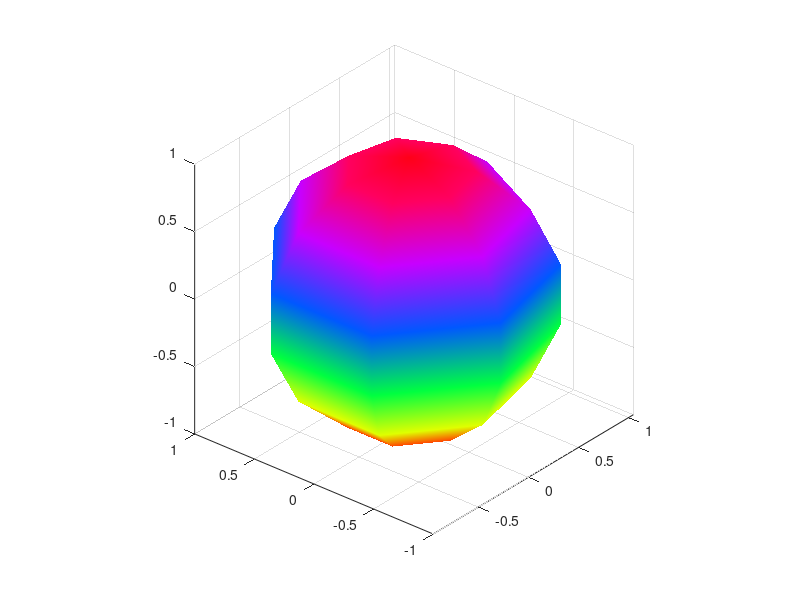

This figure's MATLAB source:
k = 3;
n = 2^k-1
[x,y,z] = sphere(n);
% c = hadamard(2^k);

figure

grid off
colormap hsv

surf(x,y,z,'FaceColor','interp',...
   'EdgeColor','none',...
   'FaceLighting','gouraud')
daspect([5 5 1])
axis tight
view(-50,30)
% camlight left

% colormap([1  1  0; 1  1  1])
% colormap bone
axis equal